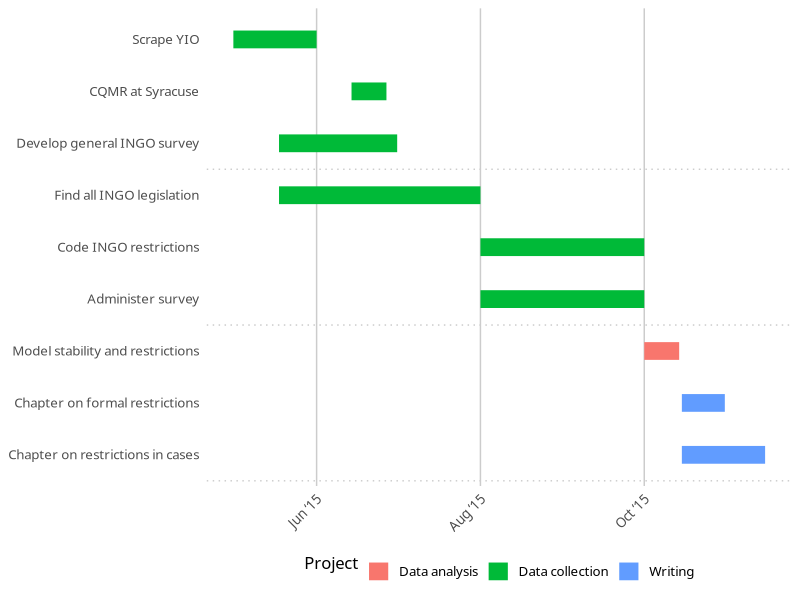
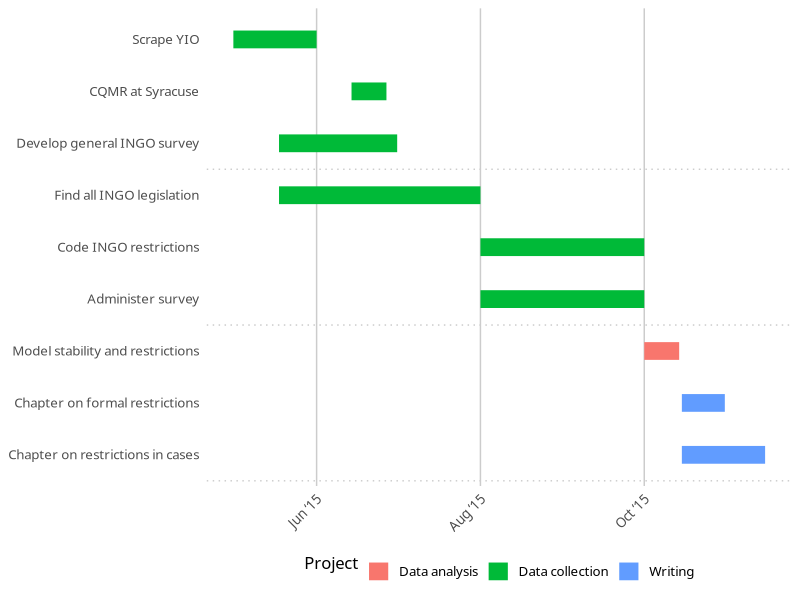

The R script that drew these images, in order:
library(dplyr)
library(tidyr)
library(readr)
library(lubridate)
library(ggplot2)
library(scales)
library(grid)

theme_gantt <- function(base_size=12, base_family="Source Sans Pro Light") {
  ret <- theme_bw(base_size, base_family) %+replace%
    theme(panel.background = element_rect(fill="#ffffff", colour=NA),
          axis.title.x=element_text(vjust=-0.2), axis.title.y=element_text(vjust=1.5),
          title=element_text(vjust=1.2, family="Source Sans Pro Semibold"),
          panel.border = element_blank(), axis.line=element_blank(),
          panel.grid.minor=element_blank(),
          panel.grid.major.y = element_blank(),
          panel.grid.major.x = element_line(size=0.5, colour="grey80"),
          axis.ticks=element_blank(),
          legend.position="bottom", 
          axis.title=element_text(size=rel(0.8), family="Source Sans Pro Semibold"),
          strip.text=element_text(size=rel(1), family="Source Sans Pro Semibold"),
          strip.background=element_rect(fill="#ffffff", colour=NA),
          panel.margin.y=unit(1.5, "lines"),
          legend.key = element_blank())
  
  ret
}
  
tasks <- read_csv("schedule.csv") %>%
  gather(date.type, task.date, -c(Project, Task)) %>%
  arrange(date.type, task.date) %>%
  mutate(Task = factor(Task, levels=rev(unique(Task)), ordered=TRUE))

tufte.grid <- data_frame(breaks=seq(floor_date(min(tasks$task.date), unit="month"),
                                    ceiling_date(max(tasks$task.date), unit="month"),
                                    by="1 month"))
# geom_hline(data=tufte.grid, aes(yintercept=as.numeric(breaks)), colour="grey90")

all.tasks <- tasks %>% filter(date.type=="Start") %>% select(Task)
x.breaks <- seq(length(all.tasks$Task) + 0.5 - 3, 0, by=-3)

timeline <- ggplot(tasks, aes(x=Task, y=task.date, colour=Project)) + 
  geom_line(size=6) + 
  geom_vline(xintercept=x.breaks, colour="grey80", linetype="dotted") + 
  labs(x=NULL, y=NULL) + coord_flip() + 
  scale_y_date(breaks="2 months", labels=date_format("%b ‘%y")) + 
  theme_gantt() + theme(axis.text.x=element_text(angle=45, hjust=1))
timeline
ggsave(timeline, filename="../Figures/timeline.pdf", 
       width=6.5, height=6.5, units="in", device=cairo_pdf)
